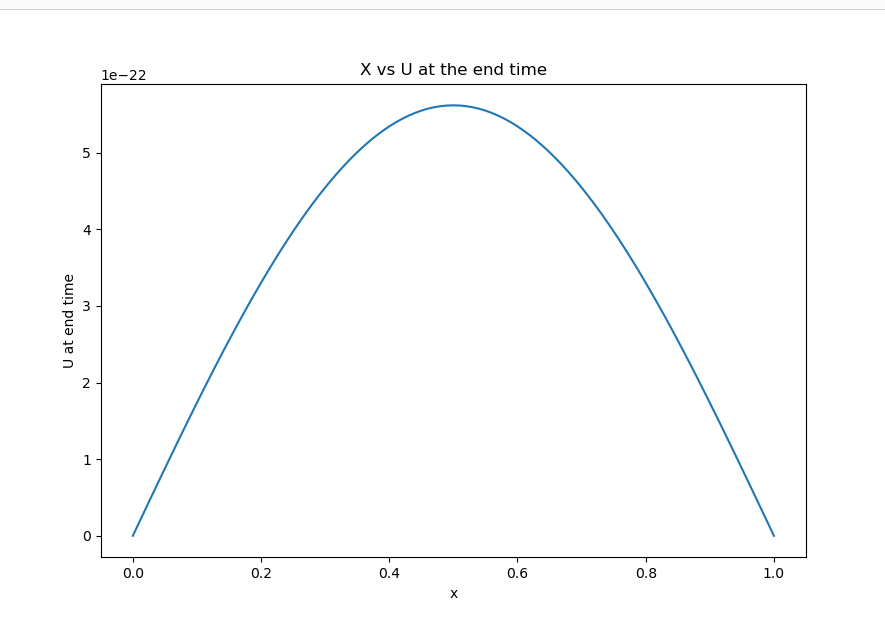

The script that drew this image:
import numpy as np
import math
import time
# import numba as nb
# import cupy as cp
import matplotlib.pyplot as plt


start= time.time()
# ##BTCS
# @nb.njit(nopython =True, parallel=True)
# def BTCS(A,B,U,M,N):
#     for i in range(M-1):
#         B[0]=-U[i,1]-U[i+1,0]
#         B[N-3]=-U[i,N-2]-U[i+1,N-1]
#         for j in range (1,N-3):
#             B[j]= -U[i, j+1]
#         W=np.zeros((N-2,1))
#         W=np.linalg.solve(A,B)
#         for k in range(1,N-1):
#             U[i+1, k]=W[k-1]
#     return U


L=1
T=1
alpha =1
dx= 0.01
dt=0.00001
d= (alpha*dt)/(dx**2)
M= math.ceil(abs(T)/dt)+1 ## number of time nodes
N=math.ceil(L/dx)+1  # no of sapce nodes
print(M,N)
x=np.zeros((N,1))
t=np.zeros((M,1))
for i in range(N):
    x[i]=0+i*dx
for j in range(M):
    t[j]=0+j*dt
U=np.zeros((M,N))
U[:,0]=0
U[:, N-1]=0
for i in range(1,N-1):
    U[0,i]=math.sin(4*math.pi*x[i])

## FTCS
for n in range(M-1):
    for xi in range(1,N-1):
        U[n+1, xi]= d*U[n,xi+1]+(1-2*d)*U[n,xi]+ d*U[n,xi-1]



# A=np.zeros((N-2, N-2))
# B=np.zeros((N-2,1))
# A[0,0]=(1+2*d)
# A[0,1]=-d
# A[N-3, N-4]=-d
# A[N-3, N-3]= (1+2*d)
# for i in range(1,N-3):
#     A[i,i-1]=-d
#     A[i,i]=(1+2*d)
#     A[i,i+1]=-d

# # # U=BTCS(A,B,U,M,N)
    

    
# # BTCS  
# for i in range(M-1):
#     B[0]=U[i,1]+U[i+1,0]
#     B[N-3]=U[i,N-2]+U[i+1,N-1]
#     for j in range (1,N-3):
#         B[j]= U[i, j+1]
#     W=np.linalg.solve(A,B)
#     for k in range(1,N-1):
#         U[i+1, k]=W[k-1]

# Crank Nicolson
# d=d/2
# A=np.zeros((N-2, N-2))
# B= np.zeros((N-2,1))
# A[0,0]=(1+2*d)
# A[0,1]=-d
# A[N-3, N-4]=-d
# A[N-3, N-3]=1+2*d
# for i in range(1,N-3):
#     A[i,i-1]=-d
#     A[i,i]=1+2*d
#     A[i,i+1]=-d

# for i in range(M-1):
#     B[0]=(1-2*d)*U[i,1]+d*U[i,2]+d*(U[i+1,0]+U[i,0])
#     for j in range(N-4):
#         B[j+1]=d*U[i,j+1]+(1-2*d)*U[i,j+2]+d*U[i,j+3]
#     B[N-3]= d*U[i,N-3]+(1-2*d)*U[i,N-2]+d*(U[i+1,N-1] +U[i,N-1])
#     W=np.linalg.solve(A,B)
#     for k in range(1,N-1):
#         U[i+1, k]=W[k-1]
    
print(U)

end=time.time()
print(end-start)

plt.plot(x, U[M-1,:])
plt.title("X vs U at the end time")
plt.xlabel("x")
plt.ylabel("U at end time")

plt.show()

plt.plot(t, U[:, N//2])
plt.title("T vs U at the mid point")
plt.xlabel("t")
plt.ylabel("U at mid point")
plt.show()
